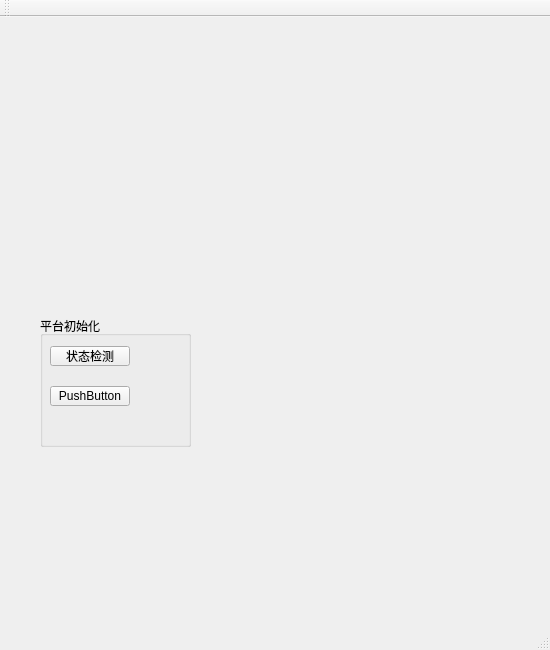
<?xml version="1.0" encoding="UTF-8"?>
<ui version="4.0">
 <class>MainWindow</class>
 <widget class="QMainWindow" name="MainWindow">
  <property name="geometry">
   <rect>
    <x>0</x>
    <y>0</y>
    <width>550</width>
    <height>650</height>
   </rect>
  </property>
  <property name="minimumSize">
   <size>
    <width>550</width>
    <height>650</height>
   </size>
  </property>
  <property name="maximumSize">
   <size>
    <width>550</width>
    <height>650</height>
   </size>
  </property>
  <property name="windowTitle">
   <string>MainWindow</string>
  </property>
  <widget class="QWidget" name="centralWidget">
   <widget class="QGroupBox" name="groupBox">
    <property name="geometry">
     <rect>
      <x>40</x>
      <y>299</y>
      <width>151</width>
      <height>131</height>
     </rect>
    </property>
    <property name="title">
     <string>平台初始化</string>
    </property>
    <widget class="QPushButton" name="checkBtn">
     <property name="geometry">
      <rect>
       <x>10</x>
       <y>30</y>
       <width>80</width>
       <height>20</height>
      </rect>
     </property>
     <property name="text">
      <string>状态检测</string>
     </property>
    </widget>
    <widget class="QPushButton" name="pushButton_2">
     <property name="geometry">
      <rect>
       <x>10</x>
       <y>70</y>
       <width>80</width>
       <height>20</height>
      </rect>
     </property>
     <property name="text">
      <string>PushButton</string>
     </property>
    </widget>
   </widget>
  </widget>
  <widget class="QMenuBar" name="menuBar">
   <property name="geometry">
    <rect>
     <x>0</x>
     <y>0</y>
     <width>550</width>
     <height>22</height>
    </rect>
   </property>
  </widget>
  <widget class="QToolBar" name="mainToolBar">
   <attribute name="toolBarArea">
    <enum>TopToolBarArea</enum>
   </attribute>
   <attribute name="toolBarBreak">
    <bool>false</bool>
   </attribute>
  </widget>
  <widget class="QStatusBar" name="statusBar"/>
 </widget>
 <layoutdefault spacing="6" margin="11"/>
 <resources/>
 <connections/>
</ui>
